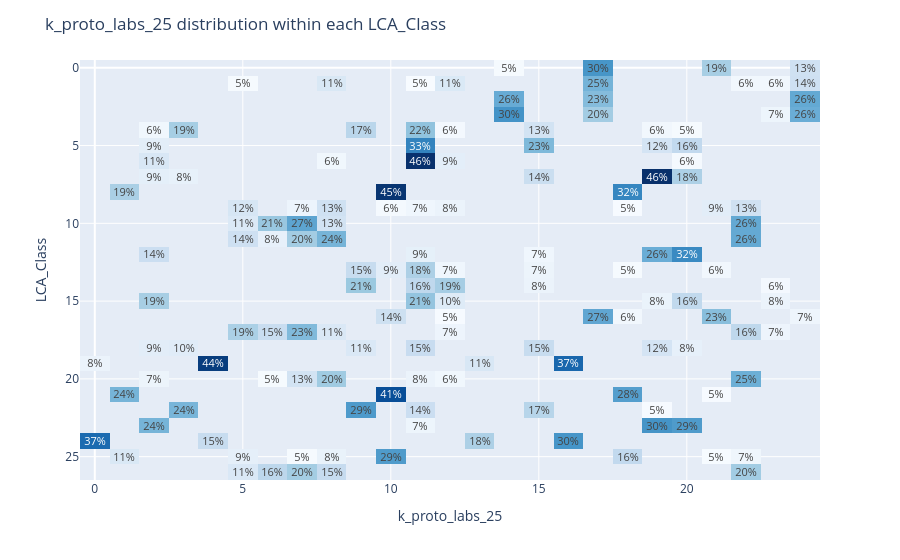

Notebook cell for this chart:
### Code cell
df = pd.read_csv(df_path)
ct = pd.crosstab(df['LCA_Class'], df['k_proto_labs_25'])
ct_pct = ct.div(ct.sum(axis=1), axis=0)  # row-normalized: % within each LCA_Class
threshold = 0.05
ct_pct_display = ct_pct.where(ct_pct >= threshold, np.nan)

fig = px.imshow(ct_pct_display, text_auto=".0%", aspect="auto", color_continuous_scale="Blues")
fig.update_layout(title="k_proto_labs_25 distribution within each LCA_Class", coloraxis_showscale = False)
fig.show()

### Figure 1 — Plotly figure (JSON) as saved in the notebook; plotly's stock layout.template omitted (floating-point values rounded to 4 significant figures; data arrays with more than 128 entries replaced by an {"elided": "..."} marker saying what was removed)
{"data": [{"coloraxis": "coloraxis", "hovertemplate": "k_proto_labs_25: %{x}<br>LCA_Class: %{y}<br>color: %{z}<extra></extra>", "name": "0", "texttemplate": "%{z:.0%}", "type": "heatmap", "x": [0, 1, 2, 3, 4, 5, 6, 7, 8, 9, 10, 11, 12, 13, 14, 15, 16, 17, 18, 19, 20, 21, 22, 23, 24], "xaxis": "x", "y": [0, 1, 2, 3, 4, 5, 6, 7, 8, 9, 10, 11, 12, 13, 14, 15, 16, 17, 18, 19, 20, 21, 22, 23, 24, 25, 26], "yaxis": "y", "z": {"elided": "27x25 float values"}}], "layout": {"coloraxis": {"autocolorscale": false, "colorscale": [[0, "rgb(247,251,255)"], [0.125, "rgb(222,235,247)"], [0.25, "rgb(198,219,239)"], [0.375, "rgb(158,202,225)"], [0.5, "rgb(107,174,214)"], [0.625, "rgb(66,146,198)"], [0.75, "rgb(33,113,181)"], [0.875, "rgb(8,81,156)"], [1, "rgb(8,48,107)"]], "showscale": false}, "margin": {"t": 60}, "title": {"text": "k_proto_labs_25 distribution within each LCA_Class"}, "xaxis": {"anchor": "y", "domain": [0, 1], "title": {"text": "k_proto_labs_25"}}, "yaxis": {"anchor": "x", "autorange": "reversed", "domain": [0, 1], "title": {"text": "LCA_Class"}}}}
